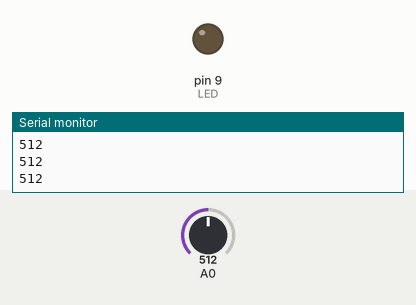
Simulated run of this sketch. Board: Arduino Uno, built with avr-gcc and run on an emulated ATmega328P. Shown: output pins drawn as LEDs (lit = HIGH), the last lines printed to the serial monitor. The inputs (shaded band) are chosen by the test bench; at power-on: A0 = 512.

Above: at 1.2 s.
1.3 s: A0 set to 52
2.8 s: A0 set to 46
At 3.2 s:
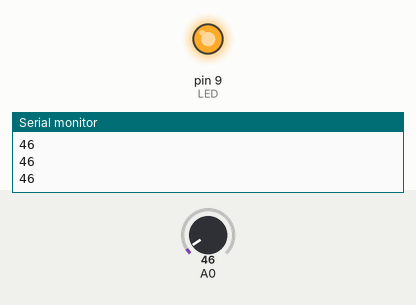
4.3 s: A0 set to 122
At 5.5 s:
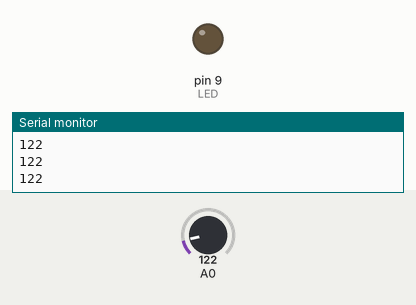
5.8 s: A0 set to 40
At 6.7 s:
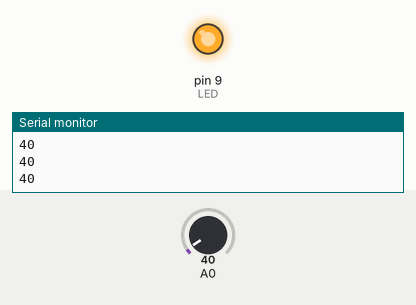
Timing chart, 0 to 8.3 s (numbered marks = the images above; inputs shaded):
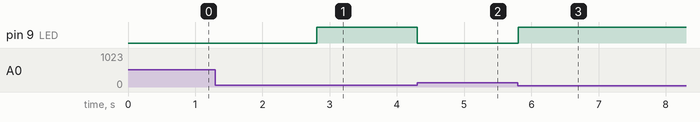

Measured:
- the behaviour switches between 50 and 49 on A0 (found by bisection; images 0 and 1)
- after the input at 2.8 s, pin 9 (LED): LOW → HIGH at once
- after the input at 4.3 s, pin 9 (LED): HIGH → LOW at once
- after the input at 5.8 s, pin 9 (LED): LOW → HIGH at once

The sketch:

Night_Light.ino
```cpp
//Night_Light

const int LED = 9;
int val = 0;

void setup(){
  Serial.begin(9600);
  pinMode(LED, OUTPUT);
}

void loop(){
  val = analogRead(0);     //Read the value of analog pin 2, and assign it to a variable
  Serial.println(val);

if(val < 50){
  digitalWrite(LED, HIGH); //If the value is less than 50, turn on the LED
}
  else
  digitalWrite(LED, LOW);  //If anything else happens, turn the LED off
}
```
